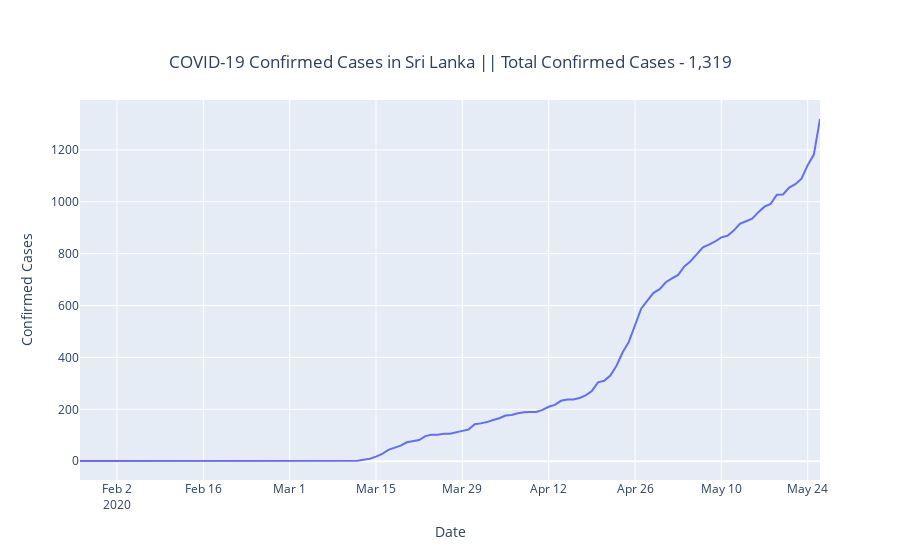

The notebook cell saved with this chart:
### Markdown cell above
# Total Confirmed Cases

### Code cell
x = date_objects
y = confirmed_list
fig = go.Figure(data=go.Scatter(x=x, y=y))
yLabelTitle(fig,y)
fig.show()
